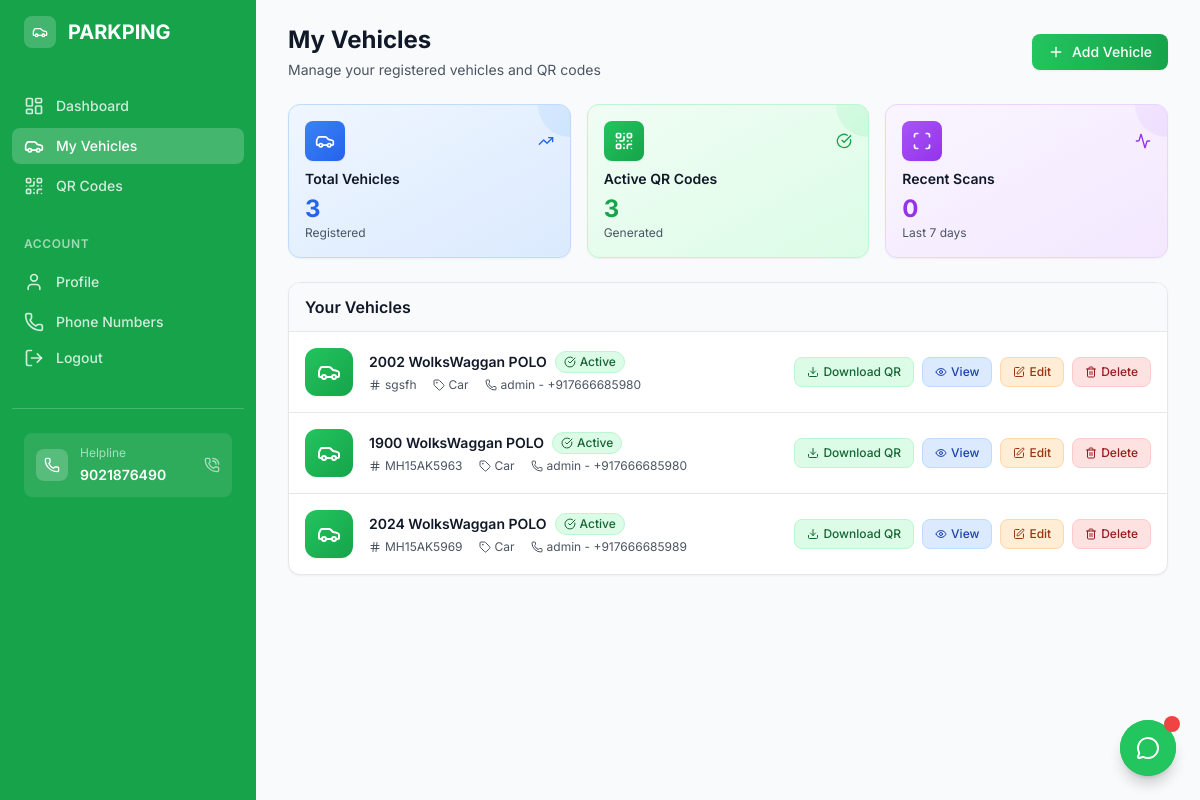
Screenshot of /parking/vehicles/ (signed in) with the database file from the repository.
### parking/models.py (models this page shows, shortened)
class Vehicle(models.Model):
    VEHICLE_TYPES = [
        ('car', 'Car'),
        ('motorcycle', 'Motorcycle'),
        ('truck', 'Truck'),
        ('van', 'Van'),
        ('suv', 'SUV'),
        ('other', 'Other'),
    ]
    user = models.ForeignKey(CustomUser, on_delete=models.CASCADE, related_name='vehicles')
    vehicle_type = models.CharField(max_length=20, choices=VEHICLE_TYPES, default='car')
    make = models.CharField(max_length=100)
    model = models.CharField(max_length=100)
    year = models.PositiveIntegerField()
    color = models.CharField(max_length=50)
    license_plate = models.CharField(max_length=20, unique=True)
    vin = models.CharField(max_length=17, blank=True, help_text="Vehicle Identification Number")
    contact_phone = models.ForeignKey(
        'accounts.UserPhoneNumber',
        on_delete=models.SET_NULL,
        null=True,
        blank=True,
        related_name='vehicle_contacts'
    )
    qr_code = models.ImageField(upload_to='qr_codes/', null=True, blank=True)
    qr_unique_id = models.UUIDField(default=uuid.uuid4, unique=True)
    is_qr_active = models.BooleanField(default=True)
    qr_primary_color = models.CharField(max_length=7, default='#000000', help_text="Primary QR color")
    qr_secondary_color = models.CharField(max_length=7, default='#FFFFFF', help_text="Secondary QR color")
    qr_include_logo = models.BooleanField(default=False, help_text="Include logo in QR code")
    qr_logo_size = models.CharField(max_length=10, default='medium', choices=[('small', 'Small'), ('medium', 'Medium'), ('large', 'Large')])
    qr_size = models.CharField(max_length=10, default='medium', choices=[('small', 'Small (200x200)'), ('medium', 'Medium (300x300)'), ('large', 'Large (400x400)')])
    show_phone = models.BooleanField(default=True)
    show_name = models.BooleanField(default=False)
    show_email = models.BooleanField(default=False)
    show_vehicle_details = models.BooleanField(default=True)
    emergency_contact_number = models.CharField(max_length=17, blank=True, help_text="Emergency contact number to display in QR code")
    show_emergency_contact = models.BooleanField(default=False, help_text="Show emergency contact number in QR code")
    helpline_number = models.CharField(max_length=17, blank=True, help_text="Helpline number to display in QR code")
    show_helpline_number = models.BooleanField(default=False, help_text="Show helpline number in QR code")
    masking_enabled = models.BooleanField(default=False, help_text="Enable number masking for this vehicle's QR code")
    created_at = models.DateTimeField(auto_now_add=True)
    updated_at = models.DateTimeField(auto_now=True)
    class Meta:
        ordering = ['-created_at']

### accounts/models.py (models this page shows, shortened)
class UserPhoneNumber(models.Model):
    user = models.ForeignKey(
        CustomUser,
        on_delete=models.CASCADE,
        related_name='phone_numbers'
    )
    phone_number = models.CharField(
        max_length=17,
        validators=[CustomUser.phone_regex]
    )
    is_primary = models.BooleanField(default=False)
    is_verified = models.BooleanField(default=False)
    label = models.CharField(max_length=50, blank=True, help_text="e.g., Work, Home, Mobile")
    created_at = models.DateTimeField(auto_now_add=True)
    class Meta:
        unique_together = ['user', 'phone_number']
        ordering = ['-is_primary', '-created_at']
    def __str__(self):
        return f"{self.user.username} - {self.phone_number}"

class CustomUser(AbstractUser):
    phone_regex = RegexValidator(
        regex=r'^\+?1?\d{9,15}$',
        message="Phone number must be entered in the format: '+999999999'. Up to 15 digits allowed."
    )
    phone_number = models.CharField(
        validators=[phone_regex],
        max_length=17,
        blank=True,
        help_text="Primary phone number for contact"
    )
    is_phone_verified = models.BooleanField(default=False)
    date_of_birth = models.DateField(null=True, blank=True)
    profile_picture = models.ImageField(upload_to='profile_pics/', null=True, blank=True)
    current_plan = models.ForeignKey(
        'parking.SubscriptionPlan',
        on_delete=models.SET_NULL,
        null=True,
        blank=True,
        related_name='subscribers'
    )
    subscription_start_date = models.DateTimeField(null=True, blank=True)
    subscription_end_date = models.DateTimeField(null=True, blank=True)
    is_subscription_active = models.BooleanField(default=False)
    class Meta:
        verbose_name = "User"
        verbose_name_plural = "Users"

### parking/views.py (the view)
# urls.py: path('vehicles/', views.vehicle_list, name='vehicle_list'),
@login_required
def vehicle_list(request):
    vehicles = Vehicle.objects.filter(user=request.user)
    user_plan = request.user.current_plan
    max_vehicles = user_plan.max_vehicles if user_plan else 1
    active_qr_count = vehicles.filter(is_qr_active=True).count()
    recent_scans = QRCodeScan.objects.filter(
        vehicle__user=request.user,
        scanned_at__gte=timezone.now() - timezone.timedelta(days=7)
    ).count()
    context = {
        'vehicles': vehicles,
        'max_vehicles': max_vehicles,
        'can_add_vehicle': vehicles.count() < max_vehicles,
        'active_qr_count': active_qr_count,
        'recent_scans': recent_scans,
    }
    return render(request, 'parking/vehicle_list.html', context)

### templates/parking/vehicle_list.html (shortened to what this page needs)
{% extends 'base.html' %}
{% load static %}
{% block content %}
  <div class="mb-6">
    <div class="flex items-center justify-between">
      <div>
        <h1 class="text-2xl font-bold text-gray-900">My Vehicles</h1>
        <p class="mt-1 text-sm text-gray-600">Manage your registered vehicles and QR codes</p>
      </div>
      <a href="{% url 'parking:add_vehicle' %}" class="inline-flex items-center px-4 py-2 bg-gradient-to-r from-green-500 to-green-600 text-white text-sm font-medium rounded-lg hover:from-green-600 hover:to-green-700 shadow-sm hover:shadow-md transition-all duration-300">
        <i data-lucide="plus" class="w-4 h-4 mr-2"></i>
        Add Vehicle
      </a>
    </div>
  </div>
  <div class="grid grid-cols-1 gap-4 sm:grid-cols-3 mb-6">
    <div class="relative overflow-hidden rounded-xl bg-gradient-to-br from-blue-50 to-blue-100 p-4 shadow-sm border border-blue-200">
      <div class="absolute top-0 right-0 w-16 h-16 bg-gradient-to-br from-blue-200/30 to-blue-300/30 rounded-full -translate-y-8 translate-x-8"></div>
      <div class="relative">
        <div class="flex items-center justify-between mb-2">
          <div class="w-10 h-10 bg-gradient-to-br from-blue-500 to-blue-600 rounded-lg flex items-center justify-center shadow-sm">
            <i data-lucide="car" class="w-5 h-5 text-white"></i>
          </div>
          <i data-lucide="trending-up" class="w-4 h-4 text-blue-600"></i>
        </div>
        <h3 class="text-sm font-semibold text-gray-900 mb-1">Total Vehicles</h3>
        <p class="text-2xl font-bold text-blue-600">{{ vehicles.count|default:0 }}</p>
        <p class="text-xs text-gray-600">Registered</p>
      </div>
    </div>
    <div class="relative overflow-hidden rounded-xl bg-gradient-to-br from-green-50 to-green-100 p-4 shadow-sm border border-green-200">
      <div class="absolute top-0 right-0 w-16 h-16 bg-gradient-to-br from-green-200/30 to-green-300/30 rounded-full -translate-y-8 translate-x-8"></div>
      <div class="relative">
        <div class="flex items-center justify-between mb-2">
          <div class="w-10 h-10 bg-gradient-to-br from-green-500 to-green-600 rounded-lg flex items-center justify-center shadow-sm">
            <i data-lucide="qr-code" class="w-5 h-5 text-white"></i>
          </div>
          <i data-lucide="check-circle" class="w-4 h-4 text-green-600"></i>
        </div>
        <h3 class="text-sm font-semibold text-gray-900 mb-1">Active QR Codes</h3>
        <p class="text-2xl font-bold text-green-600">{{ active_qr_count|default:0 }}</p>
        <p class="text-xs text-gray-600">Generated</p>
      </div>
    </div>
    <div class="relative overflow-hidden rounded-xl bg-gradient-to-br from-purple-50 to-purple-100 p-4 shadow-sm border border-purple-200">
      <div class="absolute top-0 right-0 w-16 h-16 bg-gradient-to-br from-purple-200/30 to-purple-300/30 rounded-full -translate-y-8 translate-x-8"></div>
      <div class="relative">
        <div class="flex items-center justify-between mb-2">
          <div class="w-10 h-10 bg-gradient-to-br from-purple-500 to-purple-600 rounded-lg flex items-center justify-center shadow-sm">
            <i data-lucide="scan" class="w-5 h-5 text-white"></i>
          </div>
          <i data-lucide="activity" class="w-4 h-4 text-purple-600"></i>
        </div>
        <h3 class="text-sm font-semibold text-gray-900 mb-1">Recent Scans</h3>
        <p class="text-2xl font-bold text-purple-600">{{ recent_scans|default:0 }}</p>
        <p class="text-xs text-gray-600">Last 7 days</p>
      </div>
    </div>
  </div>
  {% if vehicles %}
    <div class="bg-white shadow-sm rounded-xl border border-gray-200 overflow-hidden">
      <div class="px-4 py-3 border-b border-gray-200 bg-gray-50">
        <h3 class="text-base font-semibold text-gray-900">Your Vehicles</h3>
      </div>
      <div class="divide-y divide-gray-200">
        {% for vehicle in vehicles %}
          <div class="p-4 hover:bg-gray-50 transition-colors duration-200">
            <div class="flex items-center justify-between">
              <div class="flex items-center space-x-4">
                <div class="w-12 h-12 bg-gradient-to-br from-green-500 to-green-600 rounded-xl flex items-center justify-center shadow-sm">
                  <i data-lucide="car" class="w-6 h-6 text-white"></i>
                </div>
                <div class="flex-1 min-w-0">
                  <div class="flex items-center space-x-2 mb-1">
                    <h4 class="text-sm font-semibold text-gray-900">{{ vehicle.year }} {{ vehicle.make }} {{ vehicle.model }}</h4>
                    <span class="inline-flex items-center px-2 py-0.5 rounded-full text-xs font-medium {% if vehicle.is_qr_active %}bg-green-100 text-green-800 border border-green-200{% else %}bg-gray-100 text-gray-800 border border-gray-200{% endif %}">
                      {% if vehicle.is_qr_active %}
                        <i data-lucide="check-circle" class="w-3 h-3 mr-1"></i>
                        Active
                      {% else %}
                        <i data-lucide="pause-circle" class="w-3 h-3 mr-1"></i>
                        Inactive
                      {% endif %}
                    </span>
                  </div>
                  <div class="flex items-center space-x-4 text-xs text-gray-600">
                    <span class="flex items-center">
                      <i data-lucide="hash" class="w-3 h-3 mr-1"></i>
                      {{ vehicle.license_plate }}
                    </span>
                    <span class="flex items-center">
                      <i data-lucide="tag" class="w-3 h-3 mr-1"></i>
                      {{ vehicle.vehicle_type|title }}
                    </span>
                    <span class="flex items-center">
                      <i data-lucide="phone" class="w-3 h-3 mr-1"></i>
                      {{ vehicle.contact_phone|default:"Not set" }}
                    </span>
                  </div>
                </div>
              </div>
              <div class="flex items-center space-x-2">
                {% if vehicle.qr_code %}
                  <button class="inline-flex items-center px-3 py-1.5 bg-green-100 text-green-800 text-xs font-medium rounded-lg hover:bg-green-200 border border-green-200 transition-colors">
                    <i data-lucide="download" class="w-3 h-3 mr-1"></i>
                    Download QR
                  </button>
                {% else %}
                  <button class="inline-flex items-center px-3 py-1.5 bg-gray-100 text-gray-800 text-xs font-medium rounded-lg hover:bg-gray-200 border border-gray-200 transition-colors">
                    <i data-lucide="refresh-cw" class="w-3 h-3 mr-1"></i>
                    Generate QR
                  </button>
                {% endif %}
                <a href="{% url 'parking:vehicle_detail' vehicle.pk %}" class="inline-flex items-center px-3 py-1.5 bg-blue-100 text-blue-800 text-xs font-medium rounded-lg hover:bg-blue-200 border border-blue-200 transition-colors">
                  <i data-lucide="eye" class="w-3 h-3 mr-1"></i>
                  View
                </a>
                <a href="{% url 'parking:edit_vehicle' vehicle.pk %}" class="inline-flex items-center px-3 py-1.5 bg-orange-100 text-orange-800 text-xs font-medium rounded-lg hover:bg-orange-200 border border-orange-200 transition-colors">
                  <i data-lucide="edit" class="w-3 h-3 mr-1"></i>
                  Edit
                </a>
                <button onclick="confirmDelete('{{ vehicle.pk }}', '{{ vehicle.year }} {{ vehicle.make }} {{ vehicle.model }}')" class="inline-flex items-center px-3 py-1.5 bg-red-100 text-red-800 text-xs font-medium rounded-lg hover:bg-red-200 border border-red-200 transition-colors">
                  <i data-lucide="trash-2" class="w-3 h-3 mr-1"></i>
                  Delete
                </button>
              </div>
            </div>
          </div>
        {% endfor %}
      </div>
    </div>
  {% endif %}
{% endblock %}

### templates/base.html (style rules this page uses)
body { font-family: 'Inter', sans-serif; }

### rows the page displays
Vehicle: year "2002", make "WolksWaggan", model "POLO", is_qr_active True (drawn), license_plate "sgsfh", vehicle_type "Car", contact_phone "admin - +917666685980", shows "Download QR"
Vehicle: year "1900", make "WolksWaggan", model "POLO", is_qr_active True (drawn), license_plate "MH15AK5963", vehicle_type "Car", contact_phone "admin - +917666685980", shows "Download QR"
Vehicle: year "2024", make "WolksWaggan", model "POLO", is_qr_active True (drawn), license_plate "MH15AK5969", vehicle_type "Car", contact_phone "admin - +917666685989", shows "Download QR"

### other values shown
{{ vehicles.count|default:0 }} "3"
{{ active_qr_count|default:0 }} "3"
{{ recent_scans|default:0 }} "0"
